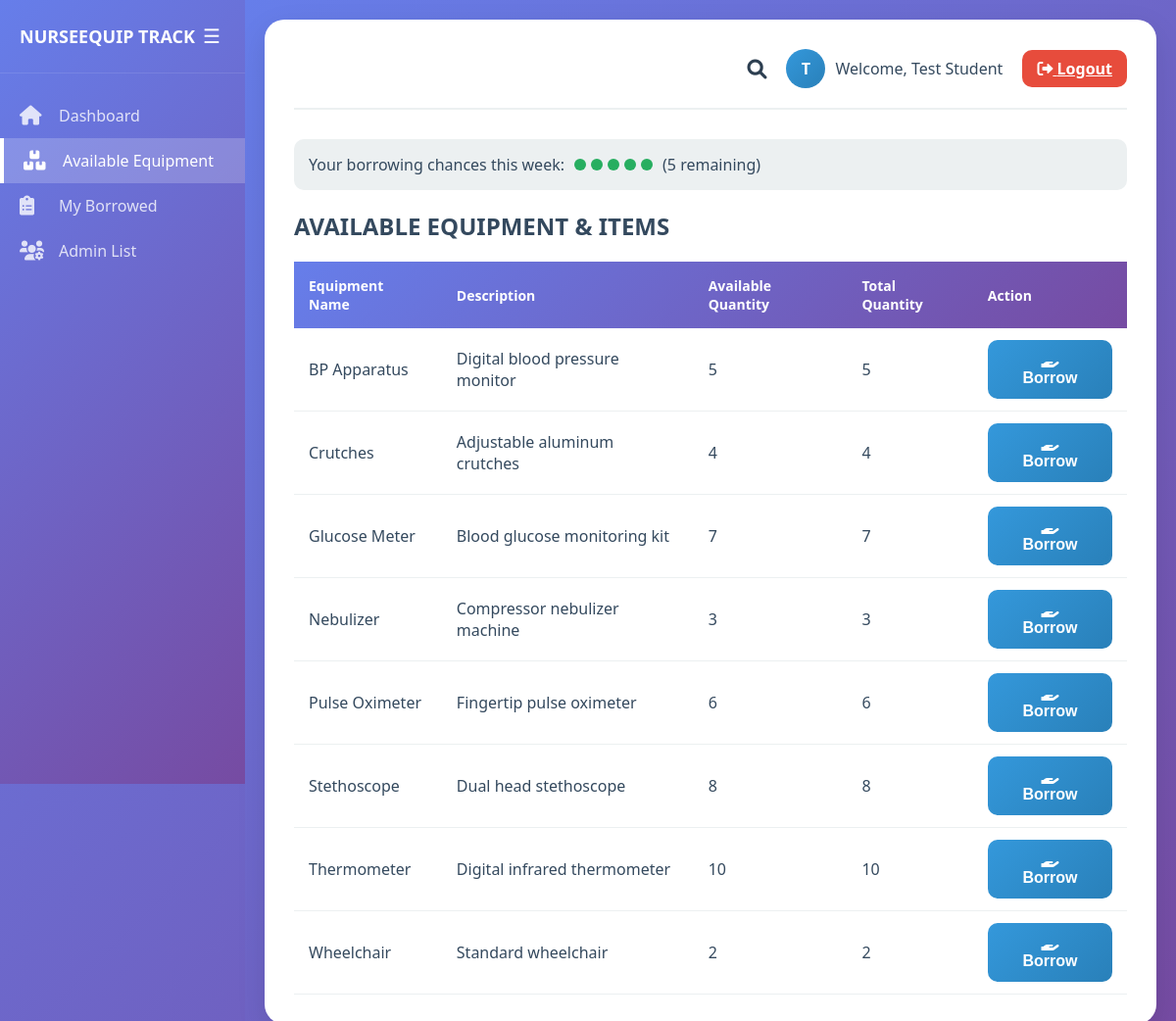
Screenshot of /available_equipment.php (signed in) with the database file from the repository.
### tables this page shows
CREATE TABLE users (
    id INT PRIMARY KEY AUTO_INCREMENT,
    full_name VARCHAR(100) NOT NULL,
    email VARCHAR(100) UNIQUE NOT NULL,
    student_id VARCHAR(50) UNIQUE NOT NULL,
    password_hash VARCHAR(255) NOT NULL,
    contact_number VARCHAR(20) NOT NULL,
    borrow_chance INT DEFAULT 5,
    last_chance_reset DATE,
    created_at TIMESTAMP DEFAULT CURRENT_TIMESTAMP
);

CREATE TABLE equipment (
    id INT PRIMARY KEY AUTO_INCREMENT,
    name VARCHAR(100) NOT NULL,
    description TEXT,
    total_quantity INT NOT NULL,
    available_quantity INT NOT NULL,
    created_at TIMESTAMP DEFAULT CURRENT_TIMESTAMP,
    updated_at TIMESTAMP DEFAULT CURRENT_TIMESTAMP ON UPDATE CURRENT_TIMESTAMP
);

### functions.php (called while the page is built, shortened)
<?php
require_once __DIR__ . '/db_connect.php';
function getUserBorrowChance($user_id) {
    global $conn;
    $query = "SELECT borrow_chance, last_chance_reset FROM users WHERE id = ?";
    $stmt = $conn->prepare($query);
    $stmt->bind_param("i", $user_id);
    $stmt->execute();
    $result = $stmt->get_result();
    $user = $result->fetch_assoc();
    $today = date('Y-m-d');
    return $user['borrow_chance'];
}
function getAvailableEquipment() {
    global $conn;
    $query = "SELECT * FROM equipment WHERE available_quantity > 0 ORDER BY name";
    $result = $conn->query($query);
    return $result->fetch_all(MYSQLI_ASSOC);
}
?>

### available_equipment.php (the view, shortened to what this page needs)
<?php
require_once '../includes/functions.php';
$user_id = $_SESSION['user_id'];
$borrow_chance = getUserBorrowChance($user_id);
$equipment = getAvailableEquipment();
?>
<!DOCTYPE html>
<html lang="en">
<head>
    <link rel="stylesheet" href="../assets/css/style.css">
    <link rel="stylesheet" href="https://cdnjs.cloudflare.com/ajax/libs/font-awesome/6.0.0/css/all.min.css">
</head>
<body>
    <div class="dashboard-container">
        <div class="sidebar" id="sidebar">
            <div class="sidebar-header">
                <h3>NURSEEQUIP TRACK</h3>
                <button class="menu-toggle" onclick="toggleSidebar()">☰</button>
            </div>
            <div class="sidebar-menu">
                <a href="dashboard.php" class="menu-item">
                    <i class="fas fa-home"></i>
                    <span>Dashboard</span>
                </a>
                <a href="available_equipment.php" class="menu-item active">
                    <i class="fas fa-boxes"></i>
                    <span>Available Equipment</span>
                </a>
                <a href="my_borrowed.php" class="menu-item">
                    <i class="fas fa-clipboard-list"></i>
                    <span>My Borrowed</span>
                </a>
                <a href="admin_list.php" class="menu-item">
                    <i class="fas fa-users-cog"></i>
                    <span>Admin List</span>
                </a>
            </div>
        </div>
        <div class="main-content" id="mainContent">
            <div class="content-wrapper">
                <div class="top-bar">
                    <div class="top-bar-right">
                        <div class="info-icon" onclick="showInfo()">
                            <i class="fas fa-search"></i>
                        </div>
                        <div class="user-info">
                            <div class="user-avatar">
                                <?php echo strtoupper(substr($_SESSION['user_name'], 0, 1)); ?>
                            </div>
                            <span>Welcome, <?php echo htmlspecialchars($_SESSION['user_name']); ?></span>
                        </div>
                        <a href="../auth/logout.php" class="btn btn-danger" style="padding: 8px 15px;">
                            <i class="fas fa-sign-out-alt"></i> Logout
                        </a>
                    </div>
                </div>
                <div class="borrow-chance">
                    <span>Your borrowing chances this week:</span>
                    <div class="chance-dots">
                        <?php for($i = 1; $i <= MAX_BORROW_PER_WEEK; $i++): ?>
                            <div class="dot <?php echo $i <= $borrow_chance ? 'active' : 'expired'; ?>"></div>
                        <?php endfor; ?>
                    </div>
                    <span>(<?php echo $borrow_chance; ?> remaining)</span>
                </div>
                <h2>AVAILABLE EQUIPMENT & ITEMS</h2>
                <div class="table-responsive">
                    <table>
                        <thead>
                            <tr>
                                <th>Equipment Name</th>
                                <th>Description</th>
                                <th>Available Quantity</th>
                                <th>Total Quantity</th>
                                <th>Action</th>
                            </tr>
                        </thead>
                        <tbody>
                            <?php if (empty($equipment)): ?>
                                <tr>
                                    <td colspan="5" style="text-align: center;">No equipment available at the moment</td>
                                </tr>
                            <?php else: ?>
                                <?php foreach ($equipment as $item): ?>
                                    <tr>
                                        <td><?php echo htmlspecialchars($item['name']); ?></td>
                                        <td><?php echo htmlspecialchars($item['description']); ?></td>
                                        <td><?php echo $item['available_quantity']; ?></td>
                                        <td><?php echo $item['total_quantity']; ?></td>
                                        <td>
                                            <?php if ($borrow_chance > 0 && $item['available_quantity'] > 0): ?>
                                                <button class="btn btn-primary" onclick="borrowItem(<?php echo $item['id']; ?>)">
                                                    <i class="fas fa-hand-holding"></i> Borrow
                                                </button>
                                            <?php endif; ?>
                                        </td>
                                    </tr>
                                <?php endforeach; ?>
                            <?php endif; ?>
                        </tbody>
                    </table>
                </div>
            </div>
        </div>
    </div>
</body>
</html>

### style.css (style rules this page uses)
:root { --primary-color: #2c3e50; --secondary-color: #3498db; --success-color: #27ae60; --danger-color: #e74c3c; --warning-color: #f39c12; --light-bg: #ecf0f1; --dark-text: #34495e; --sidebar-width: 250px; --sidebar-collapsed-width: 70px; }
* { margin: 0; padding: 0; box-sizing: border-box; }
body { font-family: 'Segoe UI', Tahoma, Geneva, Verdana, sans-serif; background: linear-gradient(135deg, #667eea 0%, #764ba2 100%); min-height: 100vh; color: var(--dark-text); }
.btn { padding: 12px 25px; border: none; border-radius: 10px; font-size: 16px; font-weight: 600; cursor: pointer; transition: all 0.3s ease; }
.btn-primary { background: linear-gradient(135deg, var(--secondary-color), #2980b9); color: white; width: 100%; }
.btn-danger { background: var(--danger-color); color: white; }
.dashboard-container { display: flex; min-height: 100vh; }
.sidebar { width: var(--sidebar-width); background: linear-gradient(135deg, #667eea 0%, #764ba2 100%); color: white; transition: all 0.3s ease; position: fixed; height: 100vh; overflow-y: auto; z-index: 1000; }
.sidebar-header { padding: 20px; display: flex; align-items: center; justify-content: space-between; border-bottom: 1px solid rgba(255, 255, 255, 0.1); }
.sidebar-header h3 { font-size: 18px; font-weight: 600; white-space: nowrap; overflow: hidden; text-overflow: ellipsis; }
.menu-toggle { background: none; border: none; color: white; font-size: 20px; cursor: pointer; padding: 5px; border-radius: 5px; transition: background 0.3s ease; }
.sidebar-menu { padding: 20px 0; }
.menu-item { padding: 12px 20px; display: flex; align-items: center; color: rgba(255, 255, 255, 0.8); text-decoration: none; transition: all 0.3s ease; white-space: nowrap; }
.menu-item.active { background: rgba(255, 255, 255, 0.2); color: white; border-left: 4px solid white; }
.menu-item i { font-size: 20px; margin-right: 15px; min-width: 25px; }
.main-content { flex: 1; margin-left: var(--sidebar-width); padding: 20px; transition: all 0.3s ease; background: linear-gradient(135deg, #667eea 0%, #764ba2 100%); min-height: 100vh; }
.content-wrapper { background: white; border-radius: 20px; padding: 30px; box-shadow: 0 10px 30px rgba(0, 0, 0, 0.1); animation: fadeIn 0.5s ease; }
.top-bar { display: flex; justify-content: flex-end; align-items: center; margin-bottom: 30px; padding-bottom: 20px; border-bottom: 2px solid var(--light-bg); }
.top-bar-right { display: flex; align-items: center; gap: 20px; }
.info-icon { font-size: 20px; color: var(--primary-color); cursor: pointer; transition: color 0.3s ease; }
.user-info { display: flex; align-items: center; gap: 10px; color: var(--dark-text); }
.user-avatar { width: 40px; height: 40px; border-radius: 50%; background: linear-gradient(135deg, var(--secondary-color), #2980b9); color: white; display: flex; align-items: center; justify-content: center; font-weight: 600; font-size: 16px; }
.table-responsive { overflow-x: auto; }
table { width: 100%; border-collapse: collapse; margin-top: 20px; }
table thead { background: linear-gradient(135deg, #667eea 0%, #764ba2 100%); color: white; }
table th { padding: 15px; text-align: left; font-weight: 600; font-size: 14px; }
table td { padding: 12px 15px; border-bottom: 1px solid #ecf0f1; }
.borrow-chance { display: flex; align-items: center; gap: 10px; margin-bottom: 20px; padding: 15px; background: var(--light-bg); border-radius: 10px; }
.chance-dots { display: flex; gap: 5px; }
.dot { width: 12px; height: 12px; border-radius: 50%; background: #bdc3c7; }
.dot.active { background: var(--success-color); }

### rows the page displays
users: borrow_chance "5"
equipment: name "BP Apparatus", description "Digital blood pressure monitor", available_quantity "5", total_quantity "5"
equipment: name "Crutches", description "Adjustable aluminum crutches", available_quantity "4", total_quantity "4"
equipment: name "Glucose Meter", description "Blood glucose monitoring kit", available_quantity "7", total_quantity "7"
equipment: name "Nebulizer", description "Compressor nebulizer machine", available_quantity "3", total_quantity "3"
equipment: name "Pulse Oximeter", description "Fingertip pulse oximeter", available_quantity "6", total_quantity "6"
equipment: name "Stethoscope", description "Dual head stethoscope", available_quantity "8", total_quantity "8"
equipment: name "Thermometer", description "Digital infrared thermometer", available_quantity "10", total_quantity "10"
equipment: name "Wheelchair", description "Standard wheelchair", available_quantity "2", total_quantity "2"

### other values shown
substr($_SESSION['user_name'], 0, 1) "T"
$_SESSION['user_name'] "Test Student"
